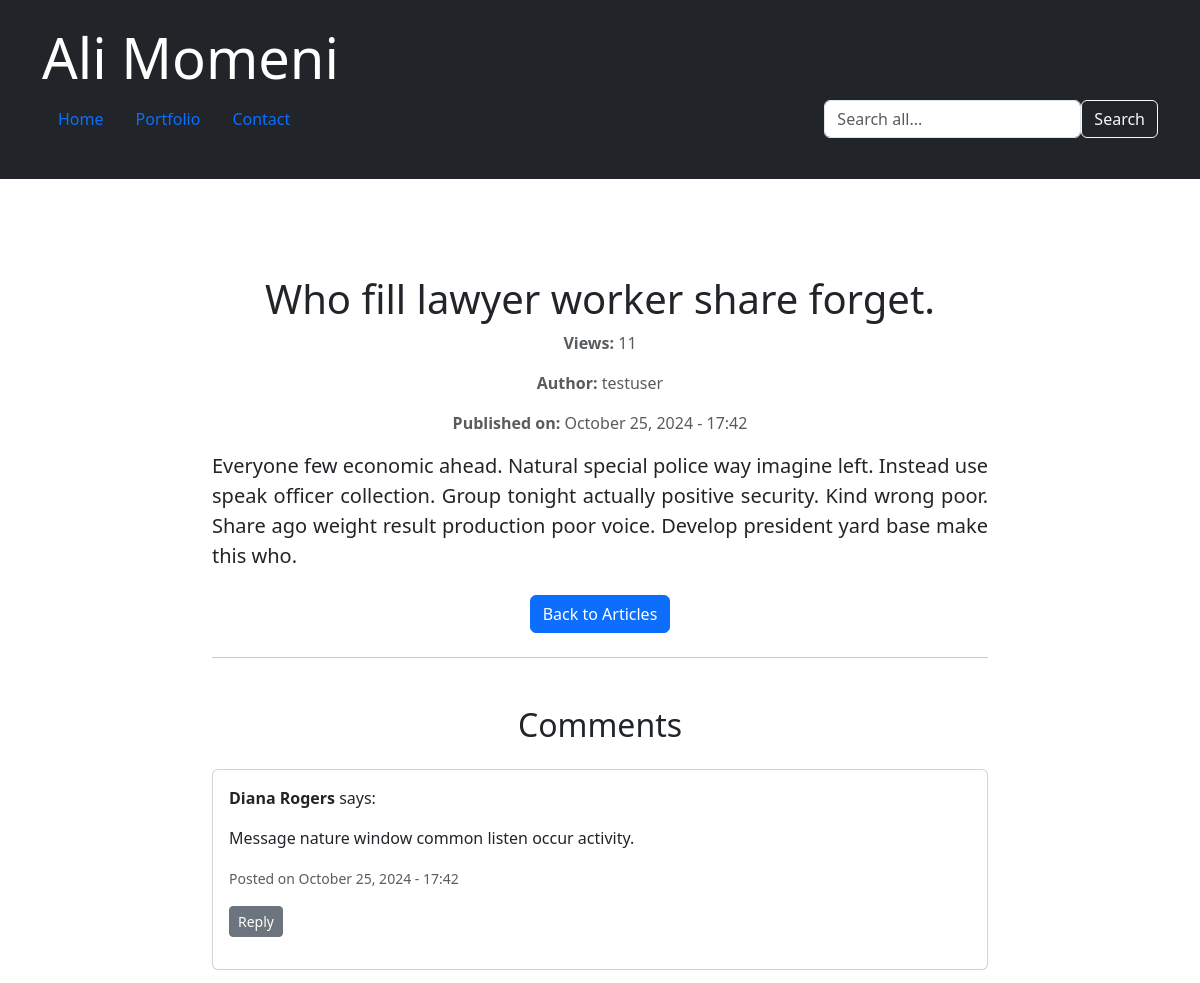
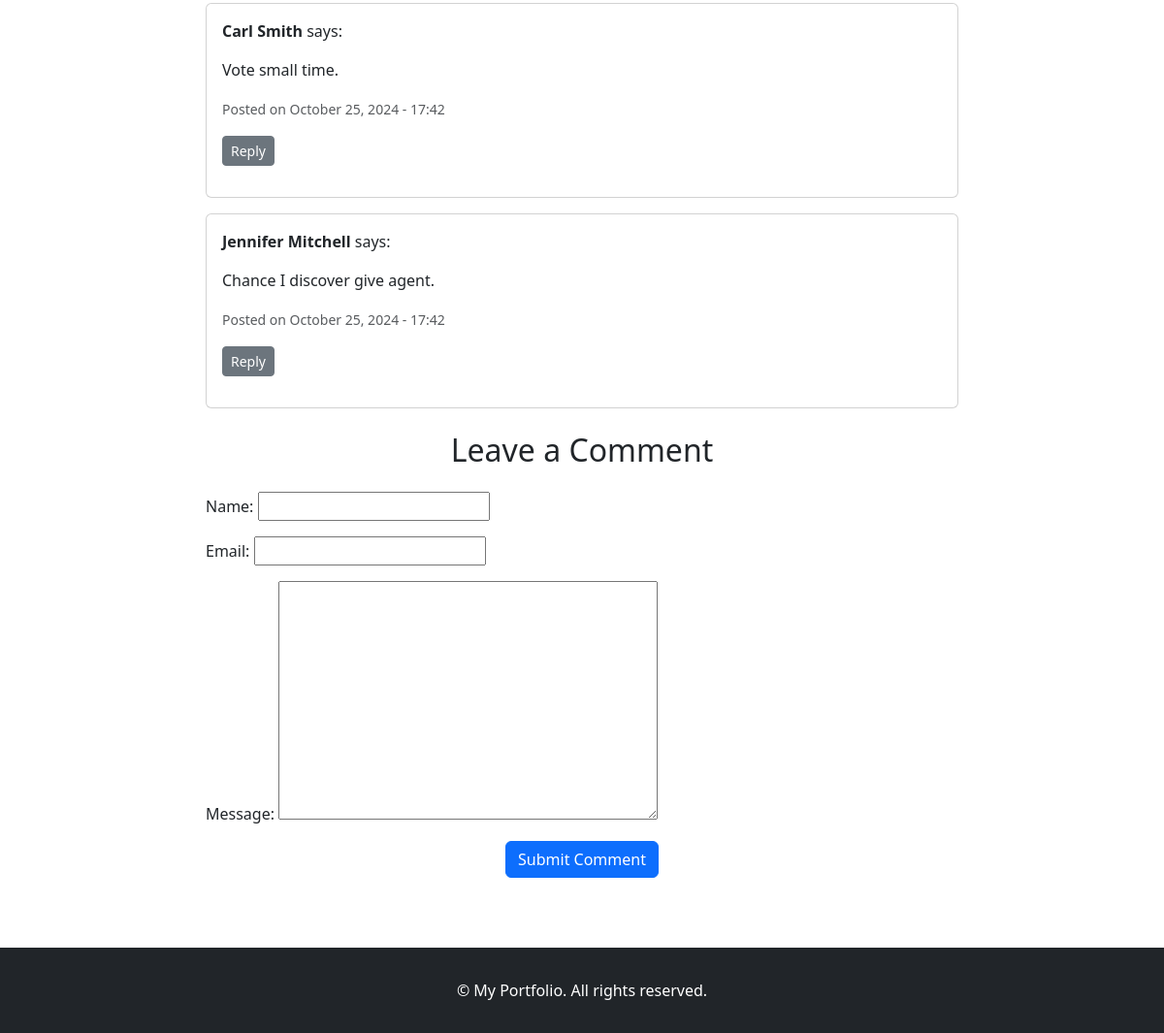
Screenshot of /blog/program-allow/ with the database file from the repository (2 pictures, top to bottom).
### blog/models.py (models this page shows, shortened)
class Article(models.Model):
    STATUS_CHOICES = (
        ("d", "Draft"),
        ("p", "Published"),
        ("l", "Checking"),
        ("b", "Returned"),
    )
    title = models.CharField(max_length=200)
    content = RichTextField()  # Change to RichTextField
    author = models.ForeignKey(User, on_delete=models.CASCADE)  # Link to the User model
    jpublish = models.DateTimeField()
    is_special = models.BooleanField(default=False)
    status = models.CharField(max_length=1, choices=STATUS_CHOICES, verbose_name='Status')
    hits = models.ManyToManyField(IPAddress, through="ArticleHit", blank=True, related_name="hits", verbose_name="Hits")
    comments = GenericRelation(Comment)
    slug = models.SlugField(unique=True, blank=True, null=True)
    category = models.ForeignKey(Category, on_delete=models.SET_NULL, null=True, blank=True)
    image = models.ImageField(upload_to='articles/images/', null=True, blank=True)
    def hit_count(self):
        return self.hits.count()
    objects = ArticleManager()

class Comment(models.Model):
    article = models.ForeignKey('Article', on_delete=models.CASCADE, related_name='comments')
    parent = models.ForeignKey('self', null=True, blank=True, related_name='replies', on_delete=models.CASCADE)
    name = models.CharField(max_length=100)
    email = models.EmailField()
    message = models.TextField()
    created_at = models.DateTimeField(auto_now_add=True)

### blog/views.py (the view, shortened to what this page needs)
# urls.py: path('<slug:slug>/', ArticleDetailView.as_view(), name='article_detail'),  # Use slug
class ArticleDetailView(DetailView):
    model = Article
    template_name = 'blog/article_detail.html'
    context_object_name = 'article'
    def get_object(self):
        slug = self.kwargs.get('slug')
        return get_object_or_404(Article, slug=slug)
    def get_context_data(self, **kwargs):
        context = super().get_context_data(**kwargs)
        article = self.get_object()
        client_ip = get_client_ip(self.request)
        ip_address, created = IPAddress.objects.get_or_create(ip_address=client_ip)
        hit, hit_created = ArticleHit.objects.get_or_create(article=article, ip_address=ip_address)
        context['hit_count'] = article.hit_count()
        context['comments'] = article.comments.filter(parent=None)
        context['form'] = CommentForm()
        return context

### blog/forms.py
class CommentForm(forms.ModelForm):
    class Meta:
        model = Comment
        fields = ['name', 'email', 'message']

### blog/views.py (called while the page is built)
def get_client_ip(request):
    x_forwarded_for = request.META.get('HTTP_X_FORWARDED_FOR')
    if x_forwarded_for:
        ip = x_forwarded_for.split(',')[0]
    else:
        ip = request.META.get('REMOTE_ADDR')
    return ip

### main/context_processors.py (called while the page is built)
def social_media_links(request):
    social_medias = SocialMedia.objects.all()
    return {'social_medias': social_medias}

### blog/templates/blog/article_detail.html (shortened to what this page needs)
{% extends 'blog/base.html' %}
{% load custom_filters %}
{% block content %}
<div class="container container_con mt-5 text-left" style="max-width: 800px; margin: 0 auto;">
    <h1 class="text-center">{{ article.title }}</h1>
    <div class="article-detail">
        <div class="article-meta mb-3 text-center">
            <p class="text-muted"><strong>Views:</strong> {{ hit_count }}</p>
            <p class="text-muted"><strong>Author:</strong> {{ article.author.username }}</p>
            <p class="text-muted"><strong>Published on:</strong> {{ article.jpublish|date:"F j, Y - H:i" }}</p>
        </div>
        <div class="article-content mb-4">
            <p class="lead">{{ article.content|striptags }}</p>
        </div>
    </div>
    <div class="text-center">
        <a href="{% url 'blog:blog' %}" class="btn btn-primary">Back to Articles</a>
    </div>
<hr class="my-4">
<div class="comments-section mt-5">
    <h2 class="text-center mb-4">Comments</h2>
    <div id="comments" class="mb-4">
        {% for comment in comments %}
        <div class="comment card mb-3" id="comment-{{ comment.id }}">
            <div class="card-body">
                <p><strong>{{ comment.name }}</strong> says:</p>
                <p>{{ comment.message }}</p>
                <p class="text-muted"><small>Posted on {{ comment.created_at|date:"F j, Y - H:i" }}</small></p>
                <button class="btn btn-sm btn-secondary reply-button" data-comment-id="{{ comment.id }}">
                    Reply
                </button>
            </div>
        </div>
        {% endfor %}
    </div>
    <h2 class="text-center mb-4">Leave a Comment</h2>
    <form method="POST" action="{% url 'blog:article_detail' article.slug %}" class="mb-4">
        <div class="mb-3">
            {{ form.as_p }}
        </div>
        <div class="text-center">
            <button type="submit" class="btn btn-primary">Submit Comment</button>
        </div>
    </form>
</div>
</div>
{% endblock %}

### portfolio/templates/mainBase.html (style rules this page uses)
html, body { height: 100%; }
body { display: flex; flex-direction: column; text-align: justify; }

### rows the page displays
Article: title "Who fill lawyer worker share forget.", author.username "testuser", jpublish "October 25, 2024 - 17:42", content "Everyone few economic ahead. Natural special police way imagine left. Instead use speak officer collection. Group tonight actually positive security. Kind wrong poor. Share ago weight result production poor voice. Develop president yard base make this who."
Comment: name "Diana Rogers", message "Message nature window common listen occur activity.", created_at "October 25, 2024 - 17:42"
Comment: name "Carl Smith", message "Vote small time.", created_at "October 25, 2024 - 17:42"
Comment: name "Jennifer Mitchell", message "Chance I discover give agent.", created_at "October 25, 2024 - 17:42"

### other values shown
{{ hit_count }} "11"
